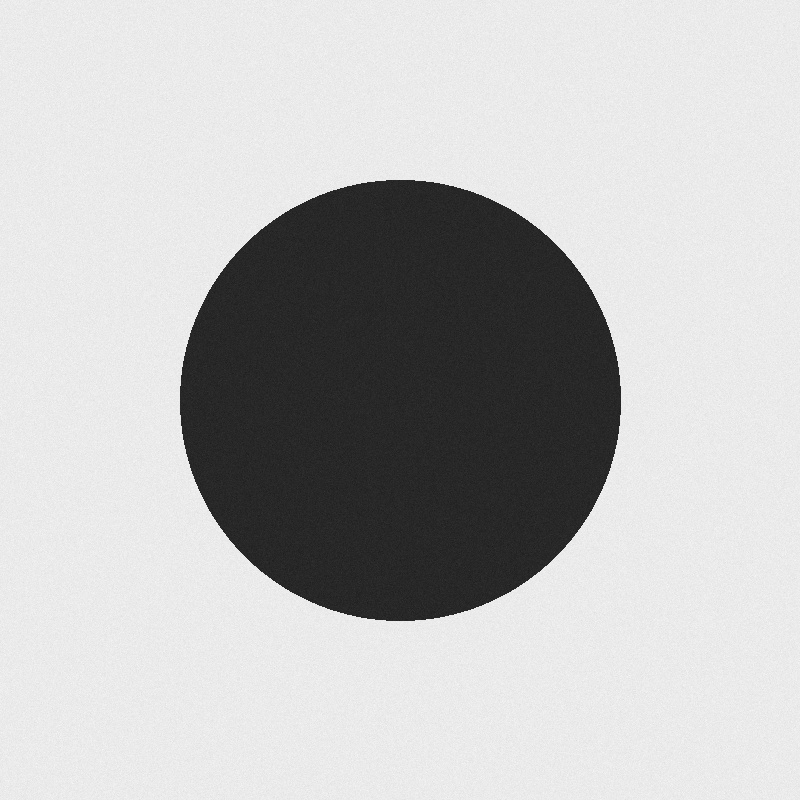
#> input picture Day26/sample_images/obj01_circle_on_white.jpg, 800 x 800 px; its folder holds 5 pictures in this run
$ python 01_grayscale_and_binary_threshold.py
#> lines starting #> are read from the running program, lines starting #| are printed output that depends on the picture; after the words box and inside, x2 and y2 are one past the last pixel; in counts of white or black regions, pixels touching at a corner belong together
### Day26/segmentation.py
"""
Image segmentation: thresholding methods, watershed, and background removal.

This module is the shared engine for the Day-26 coding practice scripts and
the Streamlit app. Everything works on plain grayscale/BGR numpy arrays, so
it does not care whether the image came from disk or from a web upload.

Run it directly to segment a single image with every method and write a
side-by-side comparison:

    python segmentation.py sample_images/doc01_invoice_clean.jpg
    python segmentation.py my.jpg --method otsu --out out.png
"""

from __future__ import annotations

import argparse
import time
from dataclasses import dataclass, field
from pathlib import Path

import cv2
import numpy as np

# ---------------------------------------------------------------------------
# Defaults. Kept in one place so the app, the CLI and the practice scripts
# all report numbers produced by the same settings.
# ---------------------------------------------------------------------------

BINARY_THRESH = 127
ADAPTIVE_BLOCK_SIZE = 35     # must be odd; size of the local neighbourhood
ADAPTIVE_C = 10              # constant subtracted from the local mean/gaussian
MORPH_KERNEL = 5             # cleanup kernel for background removal


# ---------------------------------------------------------------------------
# Results
# ---------------------------------------------------------------------------

@dataclass
class ThresholdResult:
    """A binary mask produced by one thresholding method."""

    mask: np.ndarray                        # uint8, 0 or 255, same size as input
    method: str
    threshold_value: float | None           # the scalar cutoff, when there is one
    elapsed_ms: float
    params: dict = field(default_factory=dict)

    @property
    def foreground_ratio(self) -> float:
        """Fraction of pixels that ended up white (0-100)."""
        return 100.0 * float(np.count_nonzero(self.mask)) / self.mask.size


@dataclass
class SegmentationResult:
    """Foreground/background split: a clean mask plus the object cut out."""

    mask: np.ndarray            # uint8, 0/255, object = 255
    foreground: np.ndarray      # BGR, background pixels zeroed
    n_components: int           # connected foreground blobs after cleanup
    elapsed_ms: float


# ---------------------------------------------------------------------------
# Image helpers
# ---------------------------------------------------------------------------

def load_image(source) -> np.ndarray:
    """Accept a path or a BGR/RGB array -> return a BGR array."""
    if isinstance(source, np.ndarray):
        image = source
    else:
        path = Path(source)
        if not path.exists():
            raise FileNotFoundError(f"no such image: {path}")
        # imdecode rather than imread so non-ASCII paths work on Windows
        buffer = np.fromfile(str(path), dtype=np.uint8)
        image = cv2.imdecode(buffer, cv2.IMREAD_COLOR)
        if image is None:
            raise ValueError(f"could not decode as an image: {path}")

    if image.ndim == 2:
        image = cv2.cvtColor(image, cv2.COLOR_GRAY2BGR)
    elif image.shape[2] == 4:
        image = cv2.cvtColor(image, cv2.COLOR_BGRA2BGR)
    return np.ascontiguousarray(image)


def bgr_to_rgb(image: np.ndarray) -> np.ndarray:
    return cv2.cvtColor(image, cv2.COLOR_BGR2RGB)


def to_gray(image: np.ndarray) -> np.ndarray:
    if image.ndim == 2:
        return image
    return cv2.cvtColor(image, cv2.COLOR_BGR2GRAY)


def resize_max_side(image: np.ndarray, max_side: int = 1000) -> np.ndarray:
    """Shrink very large uploads so the app stays responsive.

    Only ever downscales - upscaling would invent detail it doesn't have.
    """
    height, width = image.shape[:2]
    longest = max(height, width)
    if longest <= max_side:
        return image
    scale = max_side / longest
    new_size = (int(round(width * scale)), int(round(height * scale)))
    return cv2.resize(image, new_size, interpolation=cv2.INTER_AREA)


# [4 lines left out: function _odd, not called in this run]


# ---------------------------------------------------------------------------
# Thresholding methods
# ---------------------------------------------------------------------------

def binary_threshold(image: np.ndarray, thresh: int = BINARY_THRESH,
                     invert: bool = False) -> ThresholdResult:
    """A single global cutoff: pixel > thresh -> 255, else 0.

    Cheapest and most predictable method, but only works when lighting is
    even across the whole image - one cutoff has to be right for every pixel.
    """
    gray = to_gray(image)
    flag = cv2.THRESH_BINARY_INV if invert else cv2.THRESH_BINARY

    start = time.perf_counter()
    value, mask = cv2.threshold(gray, thresh, 255, flag)
    elapsed_ms = (time.perf_counter() - start) * 1000.0

    return ThresholdResult(mask=mask, method="binary", threshold_value=value,
                           elapsed_ms=elapsed_ms,
                           params={"thresh": thresh, "invert": invert})


# [49 lines left out: functions adaptive_threshold, otsu_threshold, not called in this run]


THRESHOLD_METHODS = {
    "binary": binary_threshold,
    "adaptive_mean": lambda img, **kw: adaptive_threshold(img, method="mean", **kw),
    "adaptive_gaussian": lambda img, **kw: adaptive_threshold(img, method="gaussian", **kw),
    "otsu": otsu_threshold,
}


# ---------------------------------------------------------------------------
# Watershed - separating touching objects
# ---------------------------------------------------------------------------

# [146 lines left out: functions _local_maxima_seeds, watershed_segmentation, draw_watershed, segment_foreground, remove_background, not called in this run]


# ---------------------------------------------------------------------------
# Layout helpers used by the practice scripts and the CLI
# ---------------------------------------------------------------------------

def label_image(image: np.ndarray, text: str, height: int = 34) -> np.ndarray:
    if image.ndim == 2:
        image = cv2.cvtColor(image, cv2.COLOR_GRAY2BGR)
    bar = np.full((height, image.shape[1], 3), 32, np.uint8)
    cv2.putText(bar, text, (10, height - 11), cv2.FONT_HERSHEY_SIMPLEX,
                0.55, (255, 255, 255), 1, cv2.LINE_AA)
    return np.vstack([bar, image])


def hstack_padded(images, gap: int = 8) -> np.ndarray:
    images = [cv2.cvtColor(im, cv2.COLOR_GRAY2BGR) if im.ndim == 2 else im for im in images]
    tallest = max(img.shape[0] for img in images)
    padded = []
    for index, img in enumerate(images):
        pad = tallest - img.shape[0]
        if pad:
            img = np.vstack([img, np.full((pad, img.shape[1], 3), 32, np.uint8)])
        padded.append(img)
        if gap and index < len(images) - 1:
            padded.append(np.full((tallest, gap, 3), 32, np.uint8))
    return np.hstack(padded)


# [13 lines left out: function grid_padded, not called in this run]


VIS_EXT = ".jpg"
JPEG_QUALITY = 92


def imwrite(path, image: np.ndarray) -> None:
    """Write an image, creating parent folders and tolerating odd paths."""
    path = Path(path)
    path.parent.mkdir(parents=True, exist_ok=True)

    suffix = path.suffix or ".png"
    params = ([int(cv2.IMWRITE_JPEG_QUALITY), JPEG_QUALITY]
              if suffix.lower() in {".jpg", ".jpeg"} else [])

    ok, encoded = cv2.imencode(suffix, image, params)
    if not ok:
        raise IOError(f"could not encode image for {path}")
    encoded.tofile(str(path))


# ---------------------------------------------------------------------------
# CLI
# ---------------------------------------------------------------------------

# [31 lines left out: function main, not called in this run]


# [2 lines that do not run on import are left out]

### Day26/coding_practice/01_grayscale_and_binary_threshold.py
"""
Day 26 practice 1 - grayscale conversion and binary thresholding.

Reads an image, converts it to grayscale, and applies a plain binary
threshold at a handful of cutoff values so you can see how sensitive the
result is to picking the "right" number by hand.

Run:  python coding_practice/01_grayscale_and_binary_threshold.py
"""

from __future__ import annotations

import sys
from pathlib import Path

sys.path.insert(0, str(Path(__file__).resolve().parent.parent))

from segmentation import (binary_threshold, hstack_padded, imwrite,  # noqa: E402
                          label_image, load_image, resize_max_side, to_gray)

ROOT = Path(__file__).resolve().parent.parent
IMAGE = ROOT / "sample_images" / "obj01_circle_on_white.jpg"
OUT = ROOT / "sample_outputs" / "practice_01_binary_thresholds.jpg"

THRESHOLDS = [60, 100, 127, 160, 200]


def main() -> None:
    image = resize_max_side(load_image(IMAGE), 600)
#> in load_image, image is the input picture: shape (800, 800, 3); min 23, max 252, mean 188
#> in resize_max_side, `height, width = image.shape[:2]`: height = 800
#> in resize_max_side, `scale = max_side / longest`: scale = 0.75
#> in resize_max_side, `new_size = (int(round(width * scale)), int(round(height * scale)))`: new_size = (600, 600)
    gray = to_gray(image)
    print(f"Loaded {IMAGE.name}: {image.shape[1]}x{image.shape[0]}, "
          f"converted to single-channel grayscale (shape {gray.shape}).")
#| Loaded obj01_circle_on_white.jpg: 600x600, converted to single-channel grayscale (shape (600, 600)).

    panels = [label_image(gray, "grayscale")]
#> in label_image, `cv2.putText(bar, text, (10, height - 11), cv2.FONT_HERSHEY_SIMPLEX, 0...`:
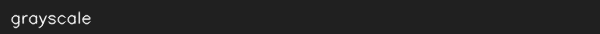
#> bar: shape (34, 600, 3); min 32, max 250, mean 34.8
#> in label_image, `return np.vstack([bar, image])`:
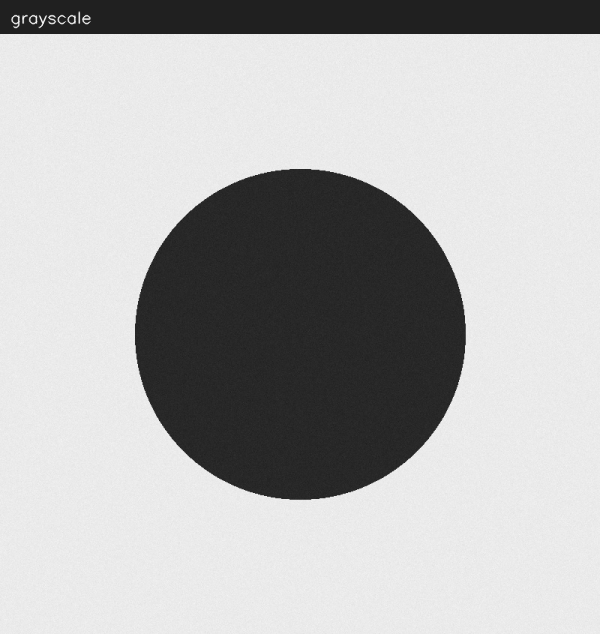
#> returned value: shape (634, 600, 3); min 31, max 250, mean 179.8
    for t in THRESHOLDS:
        result = binary_threshold(gray, thresh=t, invert=True)
        print(f"  thresh={t:3d}  ->  {result.foreground_ratio:5.1f}% white pixels")
        panels.append(label_image(result.mask, f"t={t}"))
#> this loop made 5 passes
#> value in binary_threshold on passes 1 to 5: 60, 100, 127, 160, 200
#|   thresh= 60  ->   23.7% white pixels
#|   thresh=100  ->   23.8% white pixels
#|   thresh=127  ->   23.8% white pixels
#|   thresh=160  ->   23.9% white pixels
#|   thresh=200  ->   24.0% white pixels
#> pass 1, in binary_threshold, `value, mask = cv2.threshold(gray, thresh, 255, flag)`:
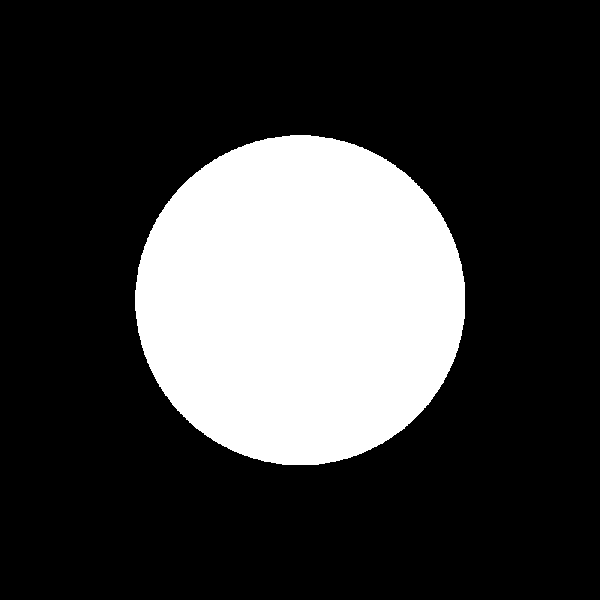
#> mask: shape (600, 600); 23.7% white; 1 white region, box (x1, y1, x2, y2) and area: (135, 135, 465, 465) 85425
#> pass 2, in binary_threshold (call 2), `value, mask = cv2.threshold(gray, thresh, 255, flag)`:
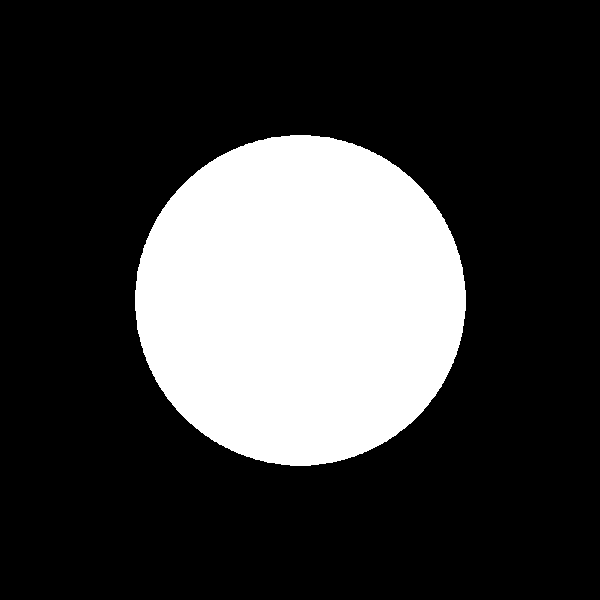
#> mask: shape (600, 600); 23.8% white; 1 white region, box (x1, y1, x2, y2) and area: (135, 135, 466, 466) 85729
#> after the loop:
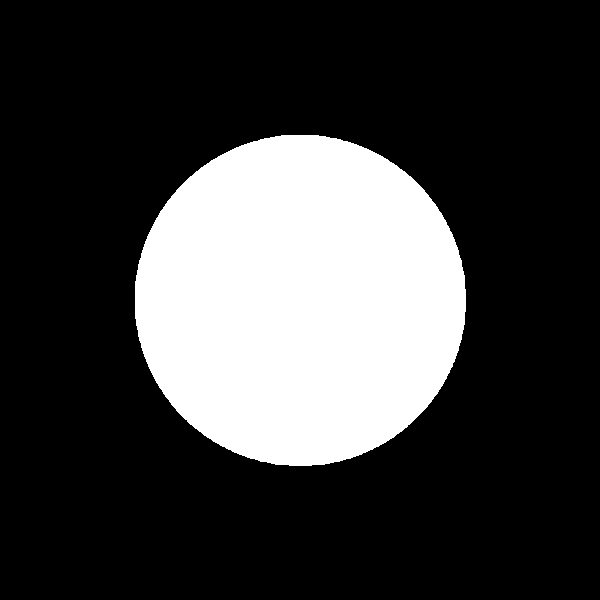
#> result.mask: shape (600, 600); 24% white; 1 white region, box (x1, y1, x2, y2) and area: (135, 135, 466, 466) 86269
#> after the loop, panels = 6 items

    imwrite(OUT, hstack_padded(panels))
#> in hstack_padded, `tallest = max(img.shape[0] for img in images)`: tallest = 634
#> the loop in hstack_padded, `for index, img in enumerate(images):` made 6 passes
#> after the loop in hstack_padded, `for index, img in enumerate(images):`: padded = 11 items
#> in hstack_padded, `return np.hstack(padded)`:
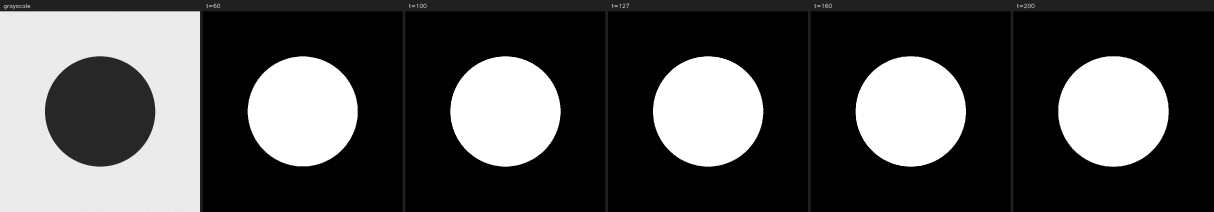
#> returned value: shape (634, 3640, 3) (shown at 1/3 size); min 0, max 255, mean 78.9
#> in imwrite, `suffix = path.suffix or ".png"`: suffix = '.jpg'
#> in imwrite, `params = ([int(cv2.IMWRITE_JPEG_QUALITY), JPEG_QUALITY] if suffix.lowe..`: params = [1, 92]
    print(f"\nSweeping the cutoff shows the core problem with binary "
          f"thresholding: there is no single 'correct' value, only a "
          f"trade-off you pick by eye. Wrote {OUT}")


if __name__ == "__main__":
    main()
